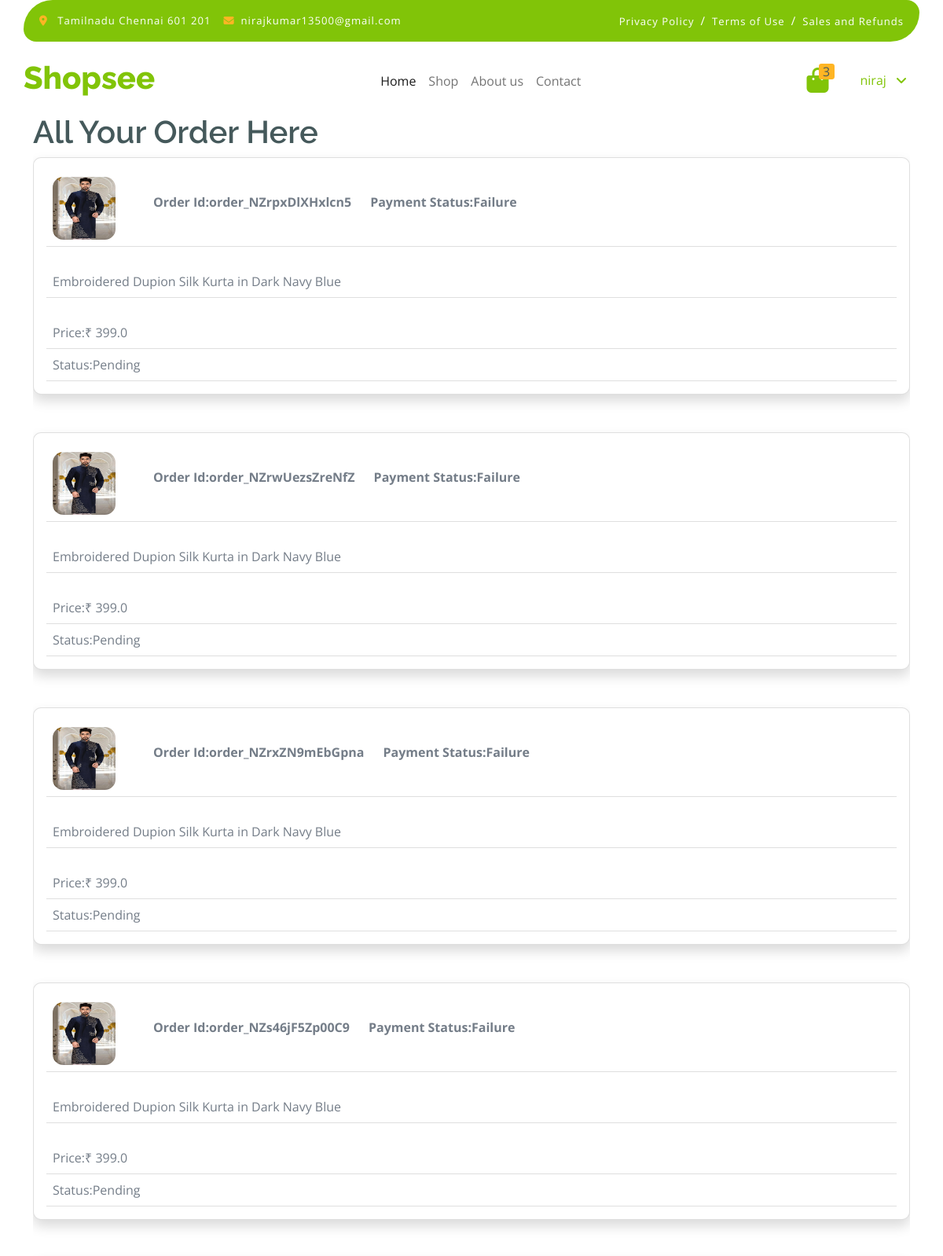
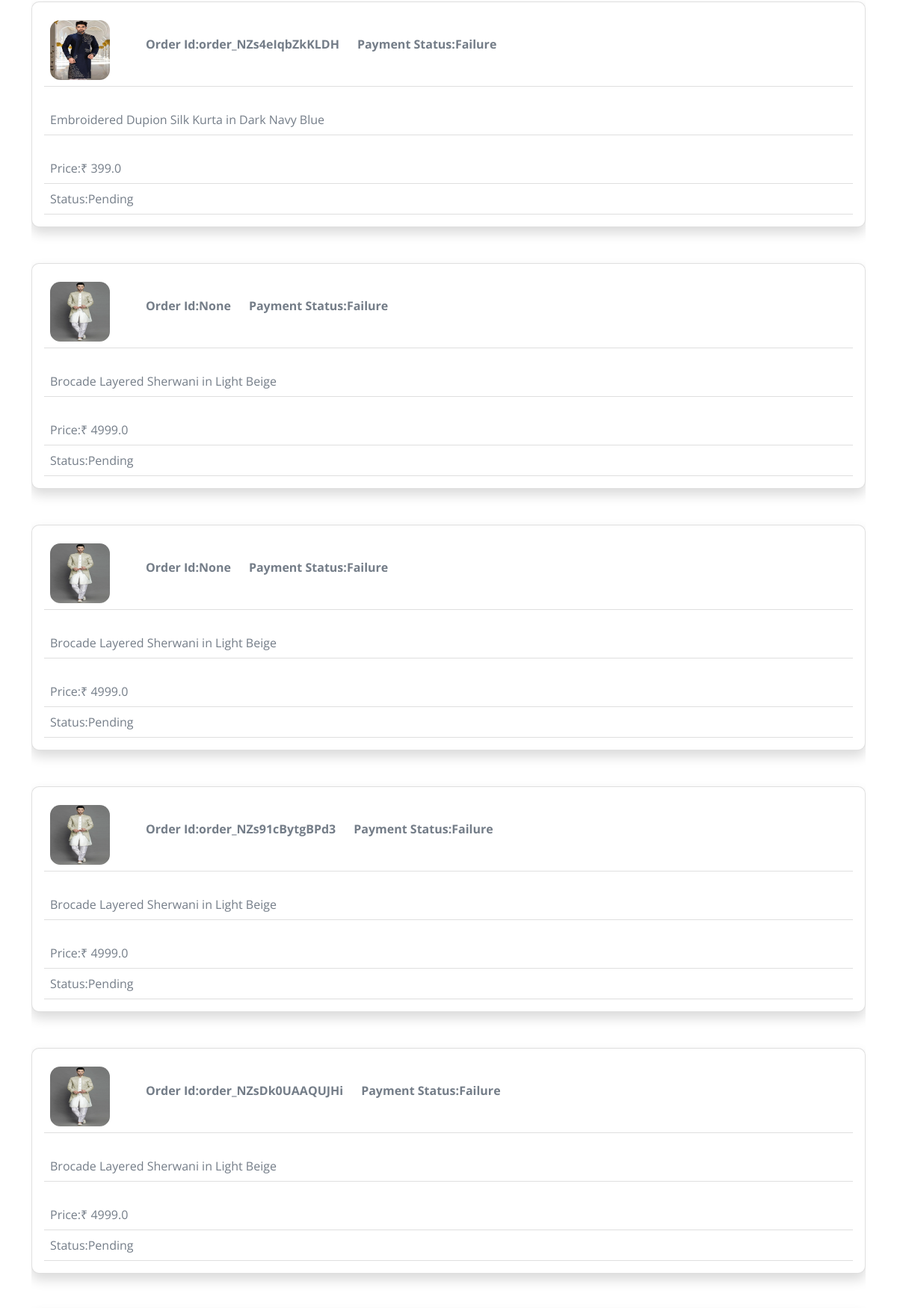
Page /order (signed in, upper part) on the committed database (2 pictures, top to bottom).
### shopseeapp/models.py (models this page shows, shortened)
class Order(models.Model):
    user=models.ForeignKey(User,on_delete=models.CASCADE)
    firstname=models.CharField(max_length=100)
    lastname=models.CharField(max_length=100)
    phonenumber=models.IntegerField()
    products=models.ForeignKey(Product,on_delete=models.CASCADE)
    quantity=models.IntegerField(null=True,blank=True,default=1)
    ordernotes=models.CharField(max_length=200,null=True,blank=True)
    email=models.EmailField(max_length=100,null=True,blank=True)
    address=models.CharField(max_length=200)
    city=models.CharField(max_length=200)
    pincode=models.CharField(max_length=200)
    orderid=models.CharField(unique=True,max_length=100,null=True,default=None)
    payment_status=models.CharField(
            ("payment_choices"),
            default=payment_choices.FAILURE,
            max_length=254,
            blank=False,
            null=False,
    )
    processing_status=models.CharField(max_length=100,null=True,default='Pending')
    razorpay_order_id=models.CharField(max_length=100,null=True)
    razorpay_payment_id=models.CharField(max_length=200,blank=True)
    razorpay_signature=models.CharField(max_length=200,blank=True)
    datetime_of_payment=models.DateTimeField(default=timezone.now)

class Product(models.Model):
    category = models.ForeignKey(Subcategory, on_delete=models.CASCADE, null=True)
    productname = models.CharField(max_length=100)
    image=models.ImageField(upload_to=getfilename)
    status=models.BooleanField(default=False,help_text="0-show,1-Hidden")
    price = models.FloatField()
    quantity = models.IntegerField()
    discount_price = models.FloatField(blank=True, null=True)
    trending=models.BooleanField(default=False,help_text="0-show,1-Hidden")
    offers=models.BooleanField(default=False,help_text="0-show,1-Hidden")
    description = models.TextField()
    aboutproduct1 = models.TextField(blank=True, null=True)
    aboutproduct2 = models.TextField(blank=True, null=True)

### shopseeapp/views.py (the view, shortened to what this page needs)
# urls.py: path('order', views.order, name='order'),
@csrf_exempt
def order(request):
    if request.user.is_authenticated:
        ord=Order.objects.filter(user=request.user)
        return render(request,'order.html', {'ord':ord})
    else:
        messages.warning(request, "Login To manage Order")
        return redirect('/login')

### templates/order.html (shortened to what this page needs)
{% extends 'base.html' %}
{%load static%}
{%block body %}
        <div style="padding: 8vw 0;" class="container-fluid">
            <div class="container py-5">
                <div class="table-responsive">
                    <table class="table">
                        <thead>
                          <tr>
                       <h1>All Your Order Here</h1>
                          </tr>
                        </thead>
                        <tbody>
                        {%for i in ord%}
                            <tr  class="card mb-4 shadow p-3 mb-5 bg-white rounded">
                                <th scope="row">
                                    <div class="d-flex align-items-center">
                                        <img src="{{i.products.image.url}}" class="img-fluid me-5 rounded-circle" style="width: 80px; height: 80px;" alt="">
                                        <p>Order Id:{{i.razorpay_order_id}}</p>
                                        <p class="px-4">Payment Status:{{i.payment_status}}</p>
                                    </div>
                                </th>
                                <td>
                                    <p  class="mb-0 mt-4 card-title">{{i.products.productname}}</p>
                                </td>
                                <td>
                                    <p  class="mb-0 mt-4 card-text"> Price:₹ {{i.products.discount_price}}</p>
                                </td>
                                <td>
                                  Status:{{i.processing_status}}
                                </td>
                            </tr>
                            {%endfor%}
                        </tbody>
                    </table>
                </div>
{%endblock body %}

### templates/base.html (shortened to what this page needs)
<!DOCTYPE html>
<html lang="en">
<head>
    {% load static %}
    <link rel="stylesheet" href="{% static 'css\style.css'%}">
    <link rel="stylesheet" href="https://use.fontawesome.com/releases/v5.15.4/css/all.css" />
    <link href="https://cdn.jsdelivr.net/npm/bootstrap-icons@1.4.1/font/bootstrap-icons.css" rel="stylesheet">
    <link href="{% static 'lib/lightbox/css/lightbox.min.css' %}" rel="stylesheet">
    <link rel="stylesheet"
    href="https://cdnjs.cloudflare.com/ajax/libs/font-awesome/6.5.1/css/all.min.css">
    <link href="{% static 'css/bootstrap.min.css'%}" rel="stylesheet">
    <link rel="stylesheet" href="https://cdnjs.cloudflare.com/ajax/libs/OwlCarousel2/2.3.4/assets/owl.carousel.min.css"
 />
    <link rel="stylesheet" href="https://cdnjs.cloudflare.com/ajax/libs/OwlCarousel2/2.3.4/assets/owl.theme.default.css"
 />
</head>
<body>
    <div class="container-fluid fixed-top">
        <div class="container topbar bg-primary d-none d-lg-block">
            <div class="d-flex justify-content-between">
                <div class="top-info ps-2">
                    <small class="me-3"><i class="fas fa-map-marker-alt me-2 text-secondary"></i> <a href="#"
                            class="text-white">Tamilnadu Chennai 601 201</a></small>
                    <small class="me-3"><i class="fas fa-envelope me-2 text-secondary"></i><a href="#"
                            class="text-white">nirajkumar13500@gmail.com</a></small>
                </div>
                <div class="top-link pe-2">
                    <a href="#" class="text-white"><small class="text-white mx-2">Privacy Policy</small>/</a>
                    <a href="#" class="text-white"><small class="text-white mx-2">Terms of Use</small>/</a>
                    <a href="#" class="text-white"><small class="text-white ms-2">Sales and Refunds</small></a>
                </div>
            </div>
        </div>
        <div class="container px-0">
            <nav class="navbar navbar-light bg-white navbar-expand-xl">
                <a href="index.html" class="navbar-brand">
                    <h1 class="text-primary display-6">Shopsee</h1>
                </a>
                <div class="collapse navbar-collapse bg-white" id="navbarCollapse">
                    <div class="navbar-nav mx-auto">
                        <a href="/" class="nav-item nav-link active">Home</a>
                        <a href="/category" class="nav-item nav-link">Shop</a>
                        <a href="/aboutus" class="nav-item nav-link">About us</a>
                        <a href="/contact" class="nav-item nav-link">Contact</a>
                    </div>
                    <div class="d-flex m-3 me-0">
                        <a href="/cart" class="position-relative me-4 my-auto">
                            <i class="fa fa-shopping-bag fa-2x"></i>
                            <span
                                class="position-absolute bg-secondary rounded-circle d-flex align-items-center justify-content-center text-dark px-1"
                                style="top: -5px; left: 15px; height: 20px; min-width: 20px;">3</span>
                        </a>
                        {%if request.user.is_authenticated%}
                        <a href="#" class="my-auto">
                            <div class="nav-item dropdown">
                                <a href="#" class="nav-link dropdown-toggle" data-bs-toggle="dropdown">{{user.username}}
                                    </i></a>
                            </div>
                        </a>
                        {%else%}
                        <a href="/login"><i class="fas fa-user fa-2x"></i></a>
                        {%endif%}
                    </div>
                </div>
            </nav>
        </div>
    </div>
    {% block body %} {% endblock body %}
</body>
</html>

### static/css/style.css (style rules this page uses)
.fixed-top { transition: 0.5s; background: var(--bs-white); border: 0; }
.topbar { padding: 20px; border-radius: 230px 100px; }
.topbar .top-info { font-size: 15px; line-height: 0; letter-spacing: 1px; display: flex; align-items: center; }
.topbar .top-link { font-size: 15px; line-height: 0; letter-spacing: 1px; display: flex; align-items: center; }
.topbar .top-link a { letter-spacing: 1px; }
.navbar .navbar-nav .nav-link { padding: 10px 15px; font-size: 16px; transition: .5s; }
.navbar { height: 100px; border-bottom: 1px solid rgba(255, 255, 255, .1); }
.navbar .navbar-nav .nav-link:hover, .navbar .navbar-nav .nav-link.active, .fixed-top.bg-white .navbar .navbar-nav .nav-link:hover, .fixed-top.bg-white .navbar .navbar-nav .nav-link.active { color: var(--bs-primary); }
.navbar .dropdown-toggle::after { border: none; content: "\f107"; font-family: "Font Awesome 5 Free"; font-weight: 700; vertical-align: middle; margin-left: 8px; }
.Pay-box h1,h2,p { margin-top:7px; }

### rows in the picture
Order: products.image (picture), razorpay_order_id "order_NZrpxDlXHxlcn5", payment_status "Failure", products.productname "Embroidered Dupion Silk Kurta in Dark Navy Blue", products.discount_price "399.0", processing_status "Pending"
Order: products.image (picture), razorpay_order_id "order_NZrwUezsZreNfZ", payment_status "Failure", products.productname "Embroidered Dupion Silk Kurta in Dark Navy Blue", products.discount_price "399.0", processing_status "Pending"
Order: products.image (picture), razorpay_order_id "order_NZrxZN9mEbGpna", payment_status "Failure", products.productname "Embroidered Dupion Silk Kurta in Dark Navy Blue", products.discount_price "399.0", processing_status "Pending"
Order: products.image (picture), razorpay_order_id "order_NZs46jF5Zp00C9", payment_status "Failure", products.productname "Embroidered Dupion Silk Kurta in Dark Navy Blue", products.discount_price "399.0", processing_status "Pending"
Order: products.image (picture), razorpay_order_id "order_NZs4eIqbZkKLDH", payment_status "Failure", products.productname "Embroidered Dupion Silk Kurta in Dark Navy Blue", products.discount_price "399.0", processing_status "Pending"
Order: products.image (picture), razorpay_order_id "None", payment_status "Failure", products.productname "Brocade Layered Sherwani in Light Beige", products.discount_price "4999.0", processing_status "Pending"
Order: products.image (picture), razorpay_order_id "None", payment_status "Failure", products.productname "Brocade Layered Sherwani in Light Beige", products.discount_price "4999.0", processing_status "Pending"
Order: products.image (picture), razorpay_order_id "order_NZs91cBytgBPd3", payment_status "Failure", products.productname "Brocade Layered Sherwani in Light Beige", products.discount_price "4999.0", processing_status "Pending"
Order: products.image (picture), razorpay_order_id "order_NZsDk0UAAQUJHi", payment_status "Failure", products.productname "Brocade Layered Sherwani in Light Beige", products.discount_price "4999.0", processing_status "Pending"

### other values in the picture
{{ user.username }} "niraj"
